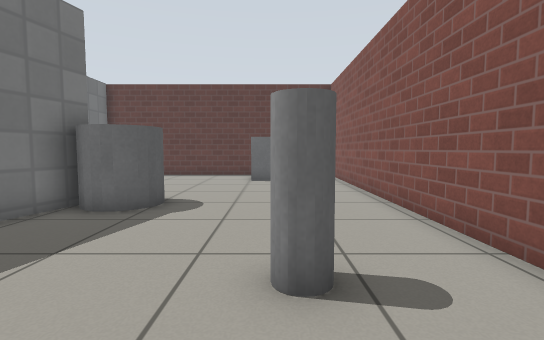
[1] (above)

24 first-person views from a walk through a world built for the Gazebo simulator. The camera is 0.72 m above the floor, tilts 4° down and sees 85° across. The floor is counted in squares, 0.5 m on a side. Each view is taken from the middle of a square. On the plan, view 1 faces up. The plan holds only what a view shows up to about 14 squares ahead; the rest is blank. Simple patterns stand in for the simulator's built-in surfaces.

[2]
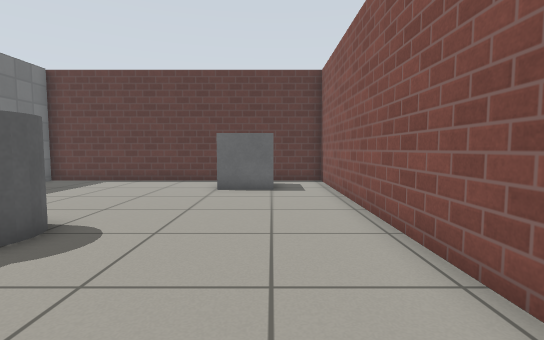

[3]
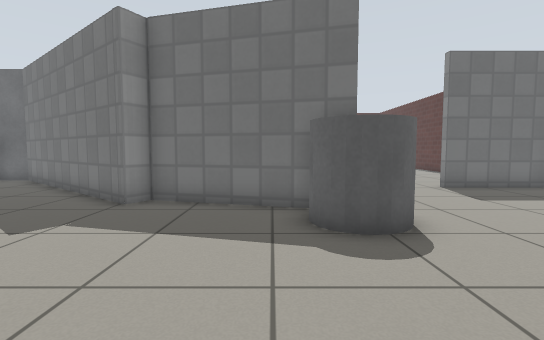

[4]
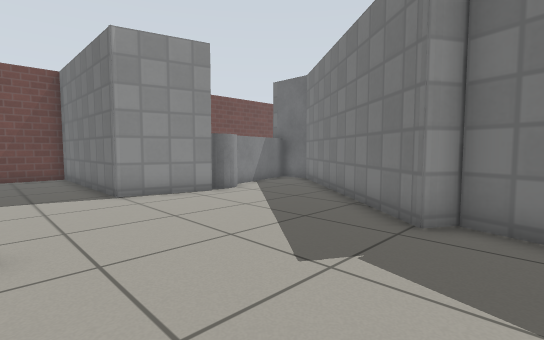

[5]
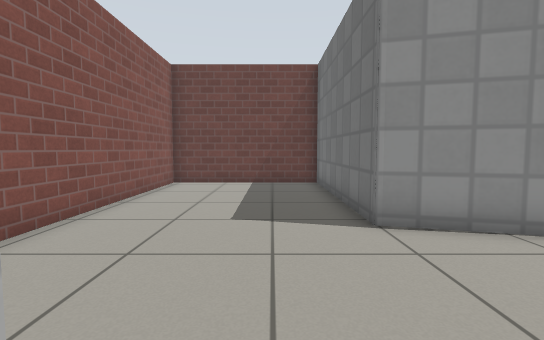

[6]
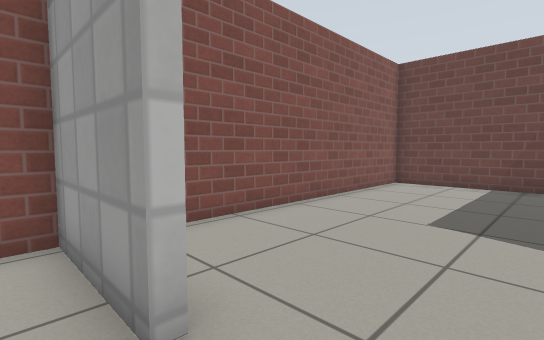

[7]
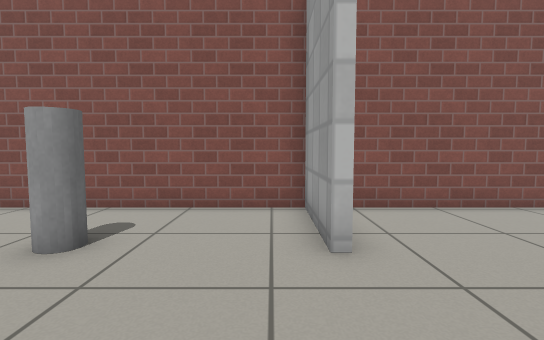

[8]
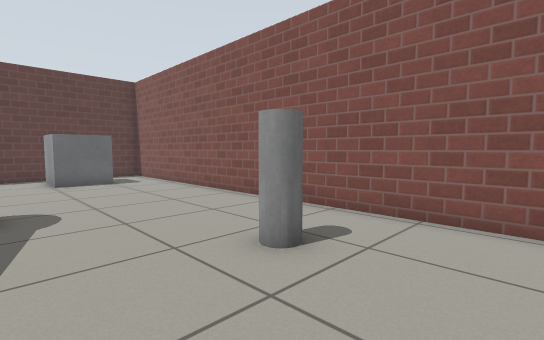

[9]
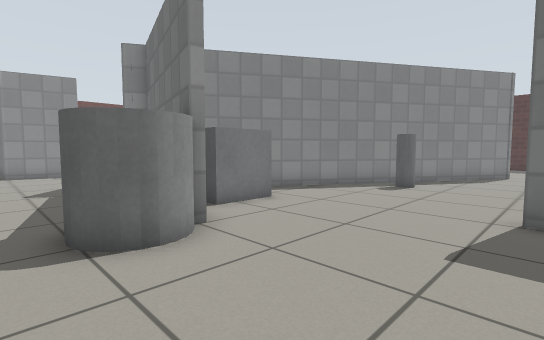

[10]
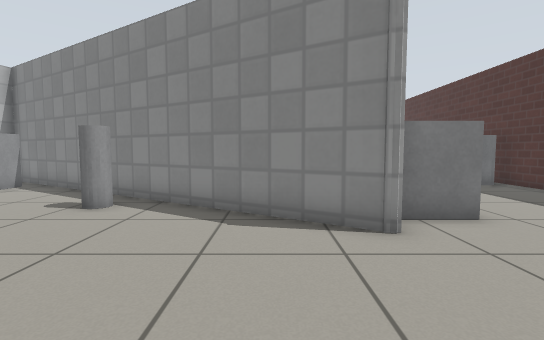

[11]
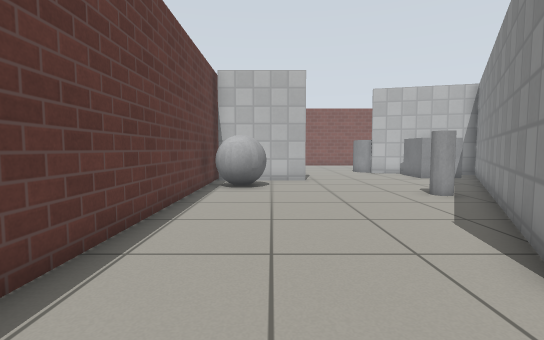

[12]
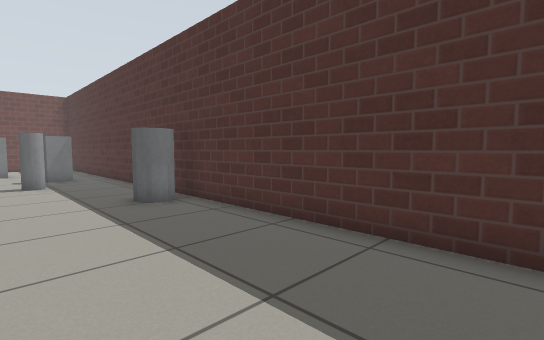

[13]
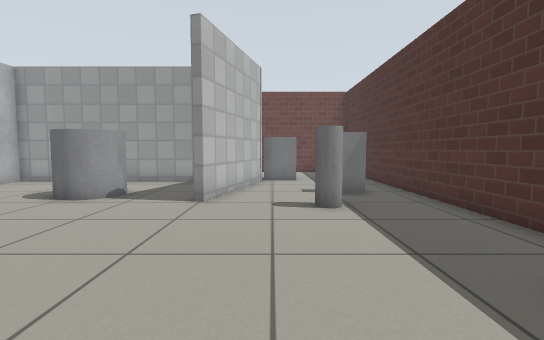

[14]
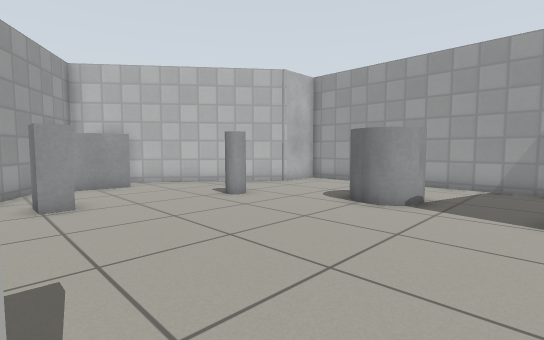

[15]
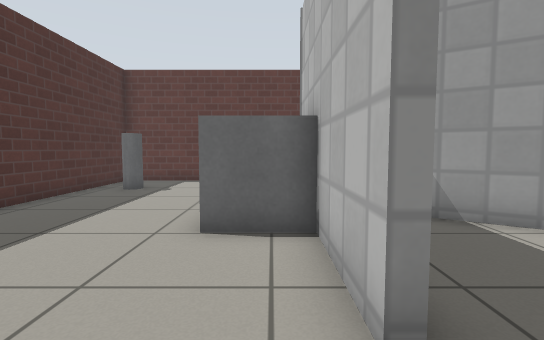

[16]
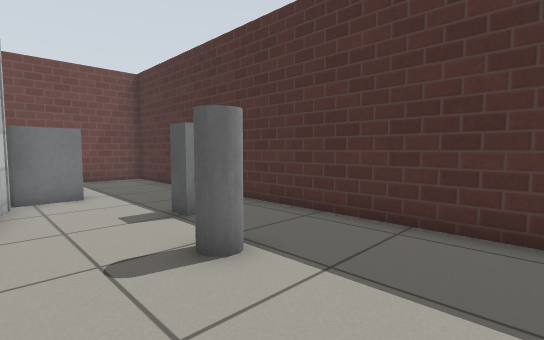

[17]
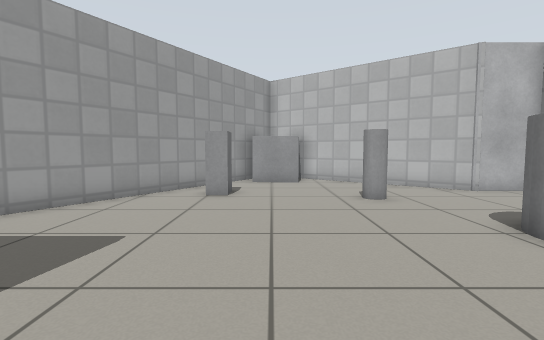

[18]
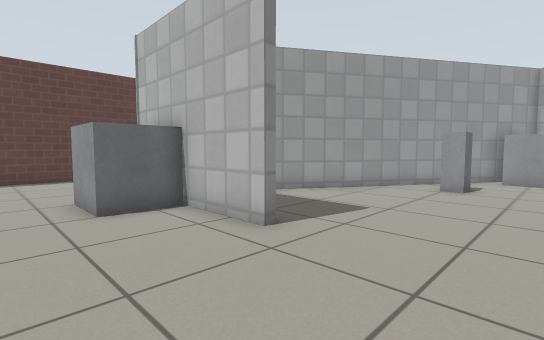

[19]
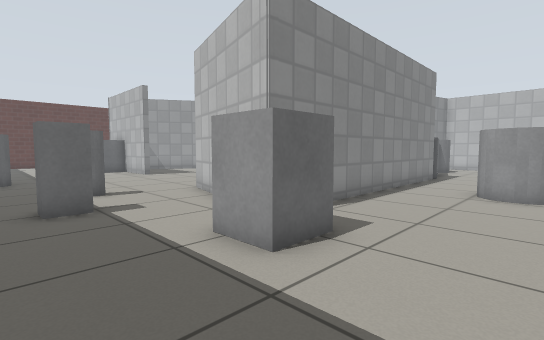

[20]
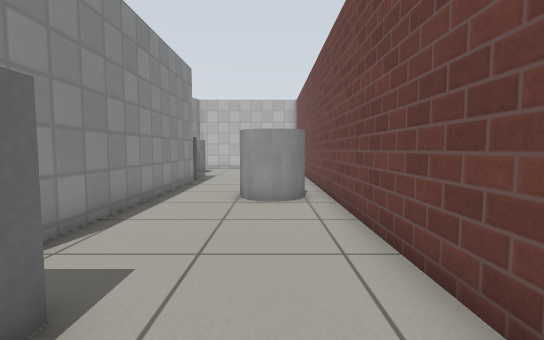

[21]
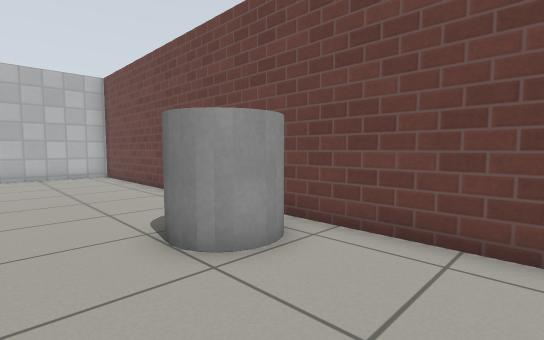

[22]
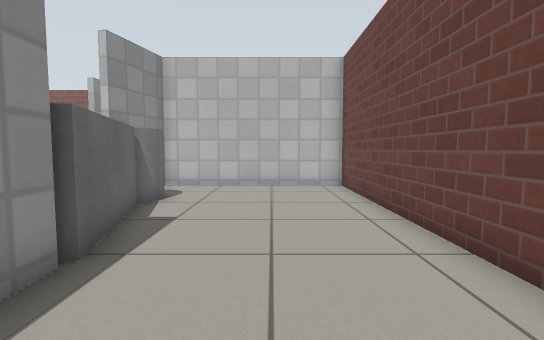

[23]
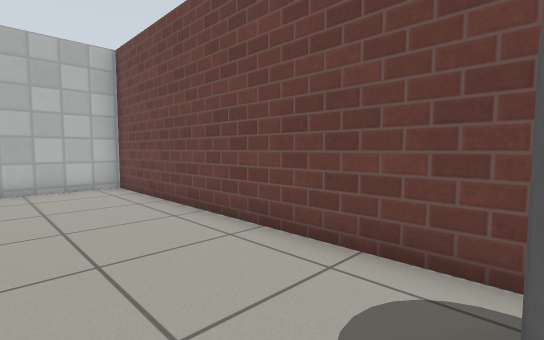

[24]
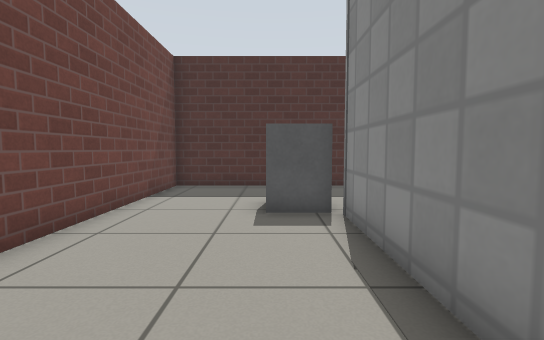

### Floor plan
Key: @ floor where view 1 was taken; # wall or solid block; . floor; B grey box; C grey cylinder; G grey ball.
Columns run from 28 left of view 1 to 4 right of it. Each row starts with its distance up from view 1.
 17 #################################
 16 #...............G .#........ ...#
 15 #...............G .#.......B  ..#
 14 #.C..............G.#.......BBB..#
 13 #..................#............#
 12 #...............................#
 11 #.......#.......................#
 10 #.....BB###.....................#
  9 #.....B # ##..C.................#
  8 #.....BB# .###.........#CC......#
  7 #.......#....###.......#CC......#
  6 #.......#......##...BB##........#
  5 #.......#.......###.BB#.........#
  4 #CC............BB.#####.........#
  3 #.C................B###.....C...#
  2 #..................B B#.........#
  1 #..................B #..........#
  0 #...................#.......@...#
 -1 #...C..........C...##........####
 -2 #..CC..............#............#
 -3 #......#..CC......##............#
 -4 #.BB...#..CC.....##.............#
 -5 #.....##...  ...##...C###.......#
 -6 #.....#.....  ..#..BBCC.##......#
 -7 #.....###########BBB..C..#......#
 -8 #...BB...................#......#
 -9 #...BB...................#......#
-10 #...........C............#......#
-11 #..........C C...........#......#
-12 #...........C............#......#
-13 #################################

Positions as (right, up) in squares from view 1, and headings:
1: (0, 0), facing up
2: (1, 3), facing up
3: (2, 6), facing left
4: (0, 4), facing down-left
5: (-1, 0), facing down
6: (-2, 0), facing down-right
7: (-4, 0), facing right
8: (-3, 0), facing up-right
9: (-2, 13), facing down-left
10: (-18, 16), facing down
11: (-23, 14), facing right
12: (-23, 12), facing down-left
13: (-23, 6), facing down
14: (-21, 5), facing down-right
15: (-21, 3), facing up
16: (-22, 2), facing down-left
17: (-22, 2), facing right
18: (-24, 1), facing up-right
19: (-27, -12), facing up-right
20: (-25, -11), facing right
21: (-20, -8), facing down-right
22: (-15, -10), facing right
23: (-15, -9), facing down-right
24: (-16, -9), facing left
